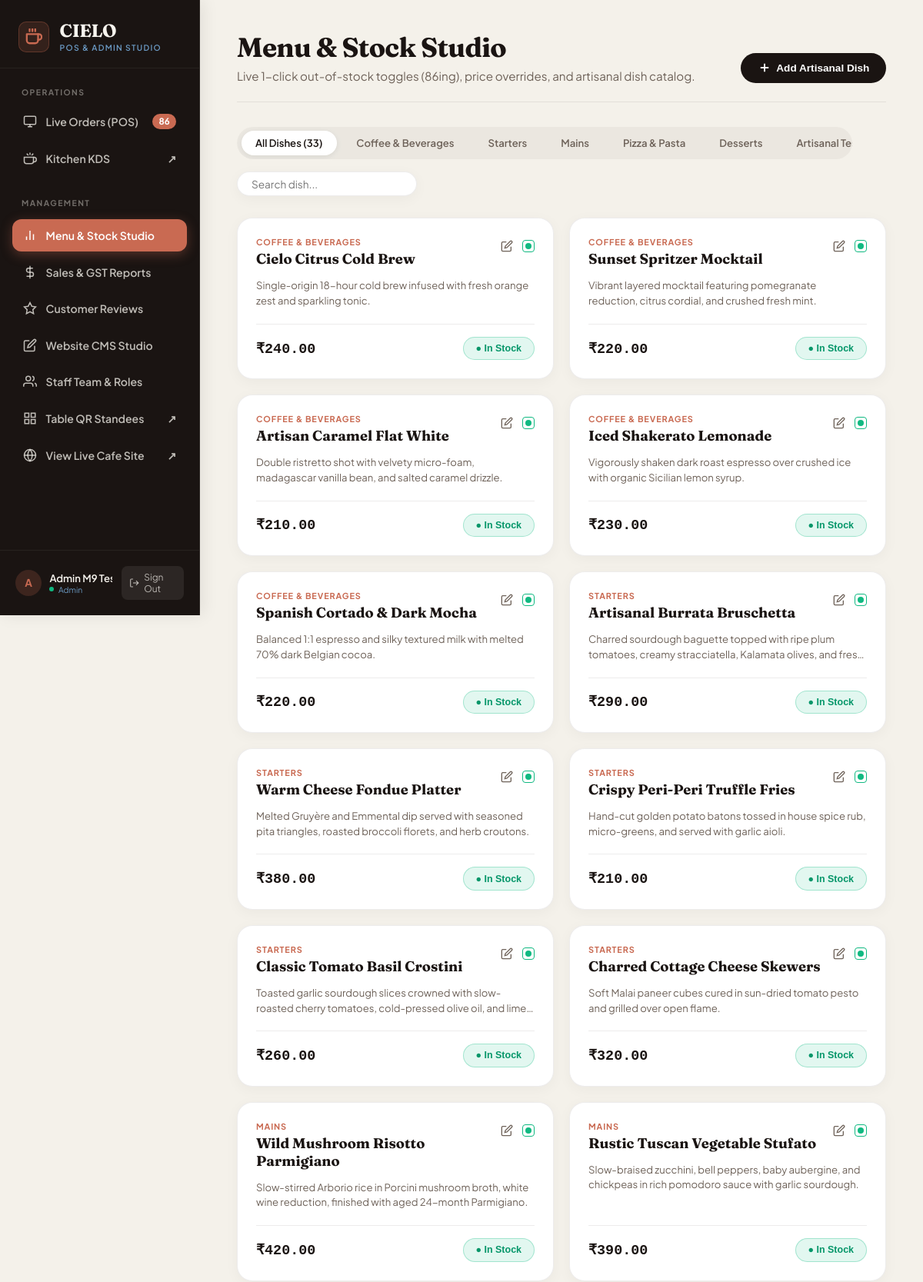
The page /admin/menu.php (signed in, upper part) on the database its author committed.
### tables this page shows
CREATE TABLE `menu_categories` (
  `id` INTEGER PRIMARY KEY AUTOINCREMENT,
  `slug` TEXT NOT NULL UNIQUE,
  `name` TEXT NOT NULL,
  `description` TEXT NULL,
  `sort_order` INTEGER NOT NULL DEFAULT 0,
  `time_slot` TEXT NULL DEFAULT 'all_day',
  `is_active` INTEGER NOT NULL DEFAULT 1,
  `created_at` TEXT NOT NULL DEFAULT CURRENT_TIMESTAMP,
  `updated_at` TEXT NOT NULL DEFAULT CURRENT_TIMESTAMP
);

CREATE TABLE `menu_items` (
  `id` INTEGER PRIMARY KEY AUTOINCREMENT,
  `category_id` INTEGER NOT NULL,
  `name` TEXT NOT NULL,
  `slug` TEXT NOT NULL,
  `description` TEXT NULL,
  `price_paise` INTEGER NOT NULL DEFAULT 0,
  `is_veg` INTEGER NOT NULL DEFAULT 1,
  `tag` TEXT NULL,
  `image_url` TEXT NULL,
  `is_available` INTEGER NOT NULL DEFAULT 1,
  `sort_order` INTEGER NOT NULL DEFAULT 0,
  `created_at` TEXT NOT NULL DEFAULT CURRENT_TIMESTAMP,
  `updated_at` TEXT NOT NULL DEFAULT CURRENT_TIMESTAMP,
  FOREIGN KEY (`category_id`) REFERENCES `menu_categories` (`id`) ON DELETE CASCADE
);

### app/bootstrap.php (called while the page is built, shortened)
<?php
spl_autoload_register(function (string $class) {
    $prefix = 'App\\';
    $baseDir = CIELO_APP . '/';
    $len = strlen($prefix);
    $relativeClass = substr($class, $len);
    $file = $baseDir . str_replace('\\', '/', $relativeClass) . '.php';
});
function db(): \App\Core\Database {
    return \App\Core\Database::getInstance();
}

### app/Core/Database.php (called while the page is built, shortened)
<?php
class Database
{
    private static ?self $instance = null;
    private ?PDO $pdo = null;
    private function __construct()
    {
        $defaultConnection = Config::get('database.default', 'sqlite');
        $config = Config::get("database.connections.{$defaultConnection}");
        $this->driver = $config['driver'] ?? 'mysql';
        try {
            if ($this->driver === 'sqlite') {
                $dbPath = $config['database'];
                $dir = dirname($dbPath);
                $dsn = "sqlite:{$dbPath}";
                $this->pdo = new PDO($dsn, null, null, $config['options'] ?? []);
                $this->pdo->exec('PRAGMA foreign_keys = ON;');
            }
        } catch (PDOException $e) {
            $appEnv = getenv('APP_ENV') ?: 'development';
            if ($this->driver === 'mysql' && $appEnv === 'development') {
                $sqlitePath = (defined('CIELO_DATABASE') ? CIELO_DATABASE : __DIR__ . '/../../database') . '/cielo.sqlite';
                if (file_exists($sqlitePath)) {
                    try {
                        $this->driver = 'sqlite';
                        $this->pdo = new PDO("sqlite:{$sqlitePath}", null, null, [
                            PDO::ATTR_ERRMODE => PDO::ERRMODE_EXCEPTION,
                            PDO::ATTR_DEFAULT_FETCH_MODE => PDO::FETCH_ASSOC,
                        ]);
                        $this->pdo->exec('PRAGMA foreign_keys = ON;');
                        return;
                    } catch (Throwable) {
                    }
                }
            }
            throw new RuntimeException("Database connection failed [{$this->driver}]: " . $e->getMessage(), (int)$e->getCode(), $e);
        }
    }
    public static function getInstance(): self
    {
        if (self::$instance === null) {
            self::$instance = new self();
        }
        return self::$instance;
    }
    public function query(string $sql, array $params = []): \PDOStatement
    {
        try {
            $stmt = $this->pdo->prepare($sql);
            $stmt->execute($params);
            return $stmt;
        } catch (PDOException $e) {
            throw new RuntimeException("Query error: {$e->getMessage()} | SQL: {$sql}", (int)$e->getCode(), $e);
        }
    }
    public function fetchAll(string $sql, array $params = []): array
    {
        $stmt = $this->query($sql, $params);
        return $stmt->fetchAll();
    }
}

### app/Models/MenuItem.php (called while the page is built, shortened)
<?php
class MenuItem extends Model
{
    public static function getAllWithCategory(?int $categoryId = null, ?string $search = null): array
    {
        $db = db();
        $params = [];
        $where = "1=1";
        $sql = "SELECT mi.*, mc.name AS category_name, mc.slug AS category_slug
                FROM menu_items mi
                LEFT JOIN menu_categories mc ON mi.category_id = mc.id
                WHERE {$where}
                ORDER BY mc.sort_order ASC, mi.sort_order ASC, mi.id ASC";
        return $db->fetchAll($sql, $params);
    }
}

### app/Core/Config.php (called while the page is built, shortened)
<?php
class Config
{
    private static array $items = [];
    public static function get(string $key, mixed $default = null): mixed
    {
        $parts = explode('.', $key);
        $file = array_shift($parts);
        if (!isset(self::$items[$file])) {
            $path = CIELO_CONFIG . '/' . $file . '.php';
            if (file_exists($path)) {
                self::$items[$file] = require $path;
            } else {
                return $default;
            }
        }
        $current = self::$items[$file];
        foreach ($parts as $part) {
            $current = $current[$part];
        }
        return $current;
    }
}

### config/database.php (called while the page is built)
<?php
return [
    'default' => getenv('DB_CONNECTION') ?: 'sqlite',
    'connections' => [
        'mysql' => [
            'driver' => 'mysql',
            'host' => getenv('DB_HOST') ?: '127.0.0.1',
            'port' => (int)(getenv('DB_PORT') ?: 3306),
            'database' => getenv('DB_DATABASE') ?: 'cielo_cafe',
            'username' => getenv('DB_USERNAME') ?: 'root',
            'password' => getenv('DB_PASSWORD') ?: '',
            'charset' => 'utf8mb4',
            'collation' => 'utf8mb4_unicode_ci',
            'options' => [
                PDO::ATTR_ERRMODE => PDO::ERRMODE_EXCEPTION,
                PDO::ATTR_DEFAULT_FETCH_MODE => PDO::FETCH_ASSOC,
                PDO::ATTR_EMULATE_PREPARES => false,
                (defined('Pdo\Mysql::ATTR_INIT_COMMAND') ? \Pdo\Mysql::ATTR_INIT_COMMAND : 1002) => "SET NAMES utf8mb4 COLLATE utf8mb4_unicode_ci",
            ],
        ],
        'sqlite' => [
            'driver' => 'sqlite',
            'database' => (function() {
                $raw = (string)(getenv('DB_DATABASE') ?: '');
                if (empty($raw) || $raw === 'cielo_cafe') {
                    return (defined('CIELO_DATABASE') ? CIELO_DATABASE : __DIR__ . '/../database') . '/cielo.sqlite';
                }
                if (str_starts_with($raw, '/') || preg_match('/^[A-Za-z]:[\\\\\/]/', $raw)) {
                    return $raw;
                }
                $root = defined('CIELO_ROOT') ? CIELO_ROOT : dirname(__DIR__);
                return $root . '/' . ltrim($raw, '/');
            })(),
            'options' => [
                PDO::ATTR_ERRMODE => PDO::ERRMODE_EXCEPTION,
                PDO::ATTR_DEFAULT_FETCH_MODE => PDO::FETCH_ASSOC,
                PDO::ATTR_EMULATE_PREPARES => false,
            ],
        ],
    ],
];

### app/Core/Model.php (called while the page is built, shortened)
<?php
abstract class Model
{
    protected static string $table = '';
    public static function all(string $orderBy = 'id ASC'): array
    {
        $table = static::$table;
        return db()->fetchAll("SELECT * FROM `{$table}` ORDER BY {$orderBy}");
    }
}

### admin/menu.php (the view, shortened to what this page needs)
<?php
require_once __DIR__ . '/../app/bootstrap.php';
$selectedCat = isset($_GET['cat']) ? (int)$_GET['cat'] : 0;
$search = trim((string)($_GET['q'] ?? ''));
$categories = MenuCategory::all('sort_order ASC');
$items = MenuItem::getAllWithCategory($selectedCat > 0 ? $selectedCat : null, $search);
?>
<!DOCTYPE html>
<html lang="en">
<head>
</head>
<body>
  <?php require __DIR__ . '/includes/sidebar.php'; ?>
  <main class="admin-main">
    <div class="header-bar">
      <div>
        <h1 class="page-title">Menu & Stock Studio</h1>
        <p class="page-sub">Live 1-click out-of-stock toggles (86ing), price overrides, and artisanal dish catalog.</p>
      </div>
      <button type="button" onclick="openAddDishModal()" class="btn-add-dish">
        <svg width="18" height="18" viewBox="0 0 24 24" fill="none" stroke="currentColor" stroke-width="2.5"><line x1="12" y1="5" x2="12" y2="19"/><line x1="5" y1="12" x2="19" y2="12"/></svg>
        Add Artisanal Dish
      </button>
    </div>
    <div class="toolbar-bar">
      <div class="cat-pills">
        <a href="menu.php" class="cat-pill <?= $selectedCat === 0 ? 'active' : '' ?>">All Dishes (<?= count($items) ?>)</a>
        <?php foreach ($categories as $cat): ?>
          <a href="menu.php?cat=<?= (int)$cat['id'] ?>" class="cat-pill <?= $selectedCat === (int)$cat['id'] ? 'active' : '' ?>">
            <?= htmlspecialchars($cat['name']) ?>
          </a>
        <?php endforeach; ?>
      </div>
      <form method="GET" class="search-box">
        <input type="text" name="q" placeholder="Search dish..." value="<?= htmlspecialchars($search) ?>">
      </form>
    </div>
    <?php if (empty($items)): ?>
      <div style="background:#fff; border-radius:var(--radius-lg); padding:4rem 2rem; text-align:center; color:var(--text-muted); border:1px dashed var(--border-warm);">
        <h3>No dishes found</h3>
        <p>Try clearing filters or search query.</p>
      </div>
    <?php else: ?>
      <div class="dishes-grid">
        <?php foreach ($items as $dish): ?>
          <?php $isAvail = (int)($dish['is_available'] ?? 1) === 1; ?>
          <div class="dish-card <?= $isAvail ? '' : 'sold-out' ?>" id="dish-card-<?= (int)$dish['id'] ?>">
            <div>
              <div class="dish-top">
                <div>
                  <span class="dish-cat-badge"><?= htmlspecialchars((string)($dish['category_name'] ?? 'Artisanal')) ?></span>
                  <h3 class="dish-name"><?= htmlspecialchars($dish['name']) ?></h3>
                </div>
                <div style="display:flex; align-items:center; gap:0.5rem;">
                  <button type="button" class="btn-quick-edit" title="Edit Price & Details" onclick="openEditDishModal(<?= (int)$dish['id'] ?>, '<?= htmlspecialchars(addslashes($dish['name']), ENT_QUOTES) ?>', <?= (float)($dish['price_paise'] / 100) ?>, <?= (int)$dish['is_veg'] ?>, '<?= htmlspecialchars(addslashes($dish['description'] ?? ''), ENT_QUOTES) ?>')">
                    <svg width="16" height="16" viewBox="0 0 24 24" fill="none" stroke="currentColor" stroke-width="2"><path d="M11 4H4a2 2 0 0 0-2 2v14a2 2 0 0 0 2 2h14a2 2 0 0 0 2-2v-7"/><path d="M18.5 2.5a2.121 2.121 0 0 1 3 3L12 15l-4 1 1-4 9.5-9.5z"/></svg>
                  </button>
                  <span class="diet-badge <?= ((int)$dish['is_veg'] === 1) ? 'diet-veg' : 'diet-nonveg' ?>" title="<?= ((int)$dish['is_veg'] === 1) ? 'Vegetarian' : 'Non-Vegetarian' ?>"></span>
                </div>
              </div>
              <p class="dish-desc"><?= htmlspecialchars((string)($dish['description'] ?? 'Artisanal preparation with premium estate ingredients.')) ?></p>
            </div>
            <div class="dish-footer">
              <div class="dish-price">₹<?= number_format((int)$dish['price_paise'] / 100, 2) ?></div>
              <form method="POST" style="margin:0;" onsubmit="handleStockToggle(event, <?= (int)$dish['id'] ?>)">
                <button type="submit" id="toggle-btn-<?= (int)$dish['id'] ?>" class="stock-toggle-btn <?= $isAvail ? 'btn-in-stock' : 'btn-sold-out' ?>">
                  <span><?= $isAvail ? '● In Stock' : '✕ Sold Out (86ed)' ?></span>
                </button>
              </form>
            </div>
          </div>
        <?php endforeach; ?>
      </div>
    <?php endif; ?>
  </main>
</body>
</html>

### admin/menu.php (style rules this page uses)
:root { --bg-cream: #F7F4EE; --bg-surface: #FFFFFF; --text-espresso: #1A1412; --text-muted: #6E6259; --accent-terracotta: #C96A52; --accent-terracotta-soft: rgba(201, 106, 82, 0.1); --accent-sky: #6B9AC4; --accent-sky-soft: rgba(107, 154, 196, 0.12); --accent-sky-deep: #4A7A9F; --border-warm: rgba(26, 20, 18, 0.08); --shadow-card: 0 4px 18px rgba(26, 20, 18, 0.04); --radius-sm: 8px; --radius-md: 14px; --radius-lg: 20px; }
* { box-sizing: border-box; }
body { margin: 0; padding: 0; background: #F4F1EA; color: var(--text-espresso); font-family: 'Plus Jakarta Sans', sans-serif; min-height: 100vh; display: flex; }
.admin-main { margin-left: 260px; flex: 1; padding: 2.5rem 3rem 4rem; max-width: 1400px; }
.header-bar { display: flex; justify-content: space-between; align-items: flex-end; margin-bottom: 2rem; padding-bottom: 1.5rem; border-bottom: 1px solid var(--border-warm); flex-wrap: wrap; gap: 1rem; }
.page-title { font-family: 'Fraunces', serif; font-size: 2.2rem; font-weight: 700; letter-spacing: -0.02em; margin: 0; color: var(--text-espresso); }
.page-sub { color: var(--text-muted); font-size: 0.95rem; margin: 0.35rem 0 0; }
.btn-add-dish { background: var(--text-espresso); color: #FFFFFF; border: none; border-radius: 9999px; padding: 0.65rem 1.35rem; font-size: 0.85rem; font-weight: 700; cursor: pointer; display: inline-flex; align-items: center; gap: 0.4rem; transition: all 0.2s ease; }
.toolbar-bar { display: flex; justify-content: space-between; align-items: center; margin-bottom: 1.75rem; flex-wrap: wrap; gap: 1rem; }
.cat-pills { display: flex; gap: 0.45rem; background: rgba(26, 20, 18, 0.04); padding: 0.35rem; border-radius: 9999px; overflow-x: auto; max-width: 800px; }
.cat-pill { padding: 0.45rem 1.15rem; border-radius: 9999px; font-size: 0.82rem; font-weight: 600; color: var(--text-muted); text-decoration: none; transition: all 0.2s ease; white-space: nowrap; }
.cat-pill.active { background: #FFFFFF; color: var(--text-espresso); box-shadow: 0 2px 8px rgba(0, 0, 0, 0.08); }
.search-box { display: flex; align-items: center; background: #FFFFFF; border: 1px solid var(--border-warm); border-radius: 9999px; padding: 0.35rem 1rem; box-shadow: var(--shadow-card); }
.search-box input { border: none; outline: none; font-family: inherit; font-size: 0.85rem; background: transparent; width: 200px; }
.dishes-grid { display: grid; grid-template-columns: repeat(auto-fill, minmax(320px, 1fr)); gap: 1.25rem; }
.dish-card { background: var(--bg-surface); border-radius: var(--radius-lg); border: 1px solid var(--border-warm); box-shadow: var(--shadow-card); padding: 1.5rem; display: flex; flex-direction: column; justify-content: space-between; transition: all 0.2s ease; position: relative; }
.dish-top { display: flex; justify-content: space-between; align-items: flex-start; margin-bottom: 0.75rem; gap: 0.75rem; }
.dish-cat-badge { font-size: 0.68rem; font-weight: 700; letter-spacing: 0.08em; text-transform: uppercase; color: var(--accent-terracotta); margin-bottom: 0.25rem; display: block; }
.dish-name { font-family: 'Fraunces', serif; font-size: 1.15rem; font-weight: 700; color: var(--text-espresso); margin: 0; line-height: 1.25; }
.diet-badge { width: 16px; height: 16px; border: 1.5px solid; display: flex; align-items: center; justify-content: center; border-radius: 4px; flex-shrink: 0; }
.diet-veg { border-color: #10B981; }
.diet-veg::after { content: ''; width: 8px; height: 8px; border-radius: 50%; background: #10B981; }
.dish-desc { font-size: 0.82rem; color: var(--text-muted); line-height: 1.5; margin-bottom: 1.25rem; display: -webkit-box; -webkit-line-clamp: 2; -webkit-box-orient: vertical; overflow: hidden; }
.dish-footer { display: flex; justify-content: space-between; align-items: center; border-top: 1px solid var(--border-warm); padding-top: 1rem; }
.dish-price { font-size: 1.15rem; font-weight: 800; color: var(--text-espresso); font-family: monospace; }
.stock-toggle-btn { border: none; border-radius: 9999px; padding: 0.45rem 1rem; font-size: 0.78rem; font-weight: 700; cursor: pointer; display: inline-flex; align-items: center; gap: 0.4rem; transition: all 0.15s ease; }
.btn-in-stock { background: rgba(16, 185, 129, 0.12); color: #059669; border: 1px solid rgba(16, 185, 129, 0.3); }
.btn-quick-edit { background: none; border: none; color: var(--text-muted); cursor: pointer; padding: 0.25rem; border-radius: 6px; display: inline-flex; align-items: center; }

### rows shown on the page
menu_categories: name "Coffee & Beverages"
menu_categories: name "Starters"
menu_categories: name "Mains"
menu_categories: name "Pizza & Pasta"
menu_categories: name "Desserts"
menu_categories: name "Artisanal…"
menu_items: category.name "COFFEE & BEVERAGES", name "Cielo Citrus Cold Brew", is_veg 1 (drawn), description "Single-origin 18-hour cold brew infused with fresh orange zest and sparkling tonic.", (int)$dish['price_paise']/100 "240.00", is_available "● In Stock"
menu_items: category.name "COFFEE & BEVERAGES", name "Sunset Spritzer Mocktail", is_veg 1 (drawn), description "Vibrant layered mocktail featuring pomegranate reduction, citrus cordial, and crushed fresh mint.", (int)$dish['price_paise']/100 "220.00", is_available "● In Stock"
menu_items: category.name "COFFEE & BEVERAGES", name "Artisan Caramel Flat White", is_veg 1 (drawn), description "Double ristretto shot with velvety micro-foam, madagascar vanilla bean, and salted caramel drizzle.", (int)$dish['price_paise']/100 "210.00", is_available "● In Stock"
menu_items: category.name "COFFEE & BEVERAGES", name "Iced Shakerato Lemonade", is_veg 1 (drawn), description "Vigorously shaken dark roast espresso over crushed ice with organic Sicilian lemon syrup.", (int)$dish['price_paise']/100 "230.00", is_available "● In Stock"
menu_items: category.name "COFFEE & BEVERAGES", name "Spanish Cortado & Dark Mocha", is_veg 1 (drawn), description "Balanced 1:1 espresso and silky textured milk with melted 70% dark Belgian cocoa.", (int)$dish['price_paise']/100 "220.00", is_available "● In Stock"
menu_items: category.name "STARTERS", name "Artisanal Burrata Bruschetta", is_veg 1 (drawn), description "Charred sourdough baguette topped with ripe plum tomatoes, creamy stracciatella, Kalamata olives, and…", (int)$dish['price_paise']/100 "290.00", is_available "● In Stock"
menu_items: category.name "STARTERS", name "Warm Cheese Fondue Platter", is_veg 1 (drawn), description "Melted Gruyère and Emmental dip served with seasoned pita triangles, roasted broccoli florets, and herb croutons.", (int)$dish['price_paise']/100 "380.00", is_available "● In Stock"
menu_items: category.name "STARTERS", name "Crispy Peri-Peri Truffle Fries", is_veg 1 (drawn), description "Hand-cut golden potato batons tossed in house spice rub, micro-greens, and served with garlic aioli.", (int)$dish['price_paise']/100 "210.00", is_available "● In Stock"
menu_items: category.name "STARTERS", name "Classic Tomato Basil Crostini", is_veg 1 (drawn), description "Toasted garlic sourdough slices crowned with slow-roasted cherry tomatoes, cold-pressed olive oil, and…", (int)$dish['price_paise']/100 "260.00", is_available "● In Stock"
menu_items: category.name "STARTERS", name "Charred Cottage Cheese Skewers", is_veg 1 (drawn), description "Soft Malai paneer cubes cured in sun-dried tomato pesto and grilled over open flame.", (int)$dish['price_paise']/100 "320.00", is_available "● In Stock"
menu_items: category.name "MAINS", name "Wild Mushroom Risotto Parmigiano", is_veg 1 (drawn), description "Slow-stirred Arborio rice in Porcini mushroom broth, white wine reduction, finished with aged 24-month Parmigiano.", (int)$dish['price_paise']/100 "420.00", is_available "● In Stock"
menu_items: category.name "MAINS", name "Rustic Tuscan Vegetable Stufato", is_veg 1 (drawn), description "Slow-braised zucchini, bell peppers, baby aubergine, and chickpeas in rich pomodoro sauce with garlic sourdough.", (int)$dish['price_paise']/100 "390.00", is_available "● In Stock"

### other values the page prints
$activeOrdersCount "86"
substr((string)($staffUser['name'] ?? 'U'), 0, 1) "A"
$staffUser['name'] "Admin M9…"
$staffUser['role'] "Admin"
count($items) "33"
